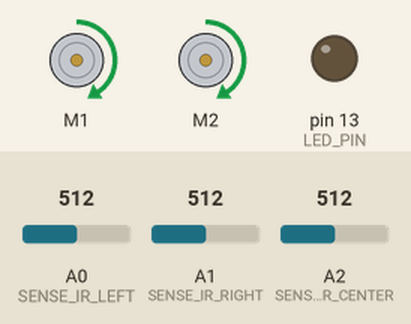
The sketch below on a simulated Arduino Leonardo, built with avr-gcc and run on an emulated ATmega32U4. Parts: 2 × DC motor (green arrow = forward, orange = backward, longer = faster), output pins drawn as LEDs (lit = HIGH). The inputs (shaded band) are chosen by the test bench; at power-on: A0 (SENSE_IR_LEFT) = 512, A1 (SENSE_IR_RIGHT) = 512, A2 (SENSE_IR_CENTER) = 512. What the sketch prints to the serial monitor is not drawn.

Above: at 5.2 s.
5.3 s: A0 (SENSE_IR_LEFT) set to 716
At 6.2 s:
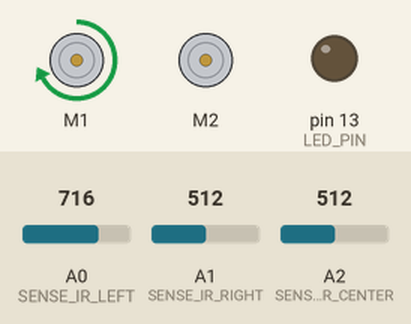
6.8 s: A1 (SENSE_IR_RIGHT) set to 306
At 7.3 s:
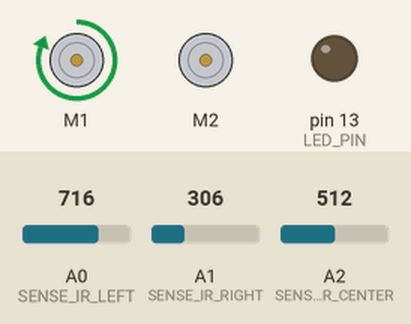
8.3 s: A0 (SENSE_IR_LEFT) set to 122
At 9.5 s:
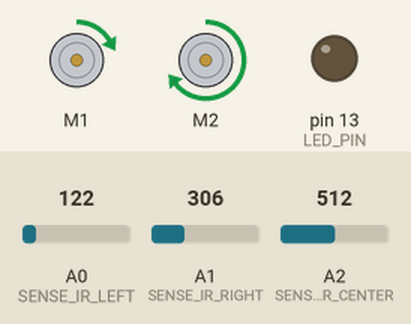
9.8 s: A1 (SENSE_IR_RIGHT) set to 511
At 10.8 s:
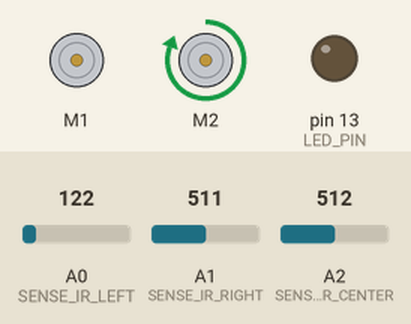
11.3 s: A0 (SENSE_IR_LEFT) set to 306
At 12.0 s:
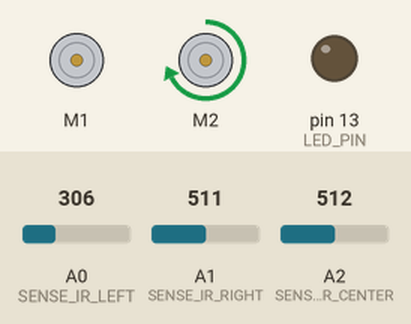
12.8 s: A1 (SENSE_IR_RIGHT) set to 122
At 13.1 s:
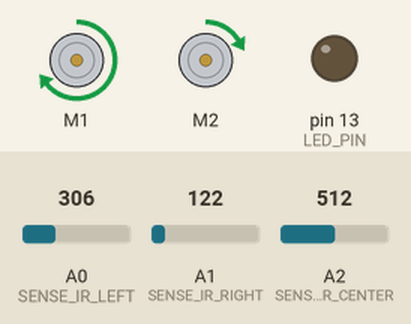
Timing chart, 0 to 15.3 s (numbered marks = the images above; inputs shaded):
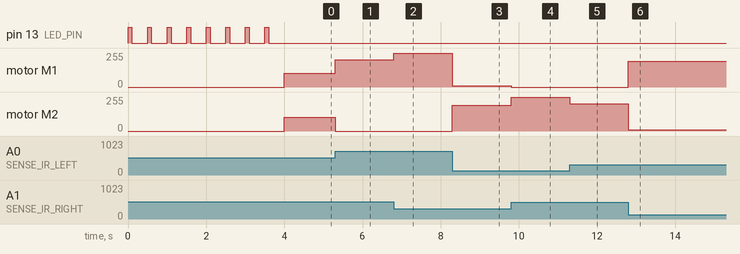

Measured:
- after the input at 5.3 s, motor M1: forward 102/255 → forward 204/255 at once; motor M2: forward 102/255 → stopped at once
- after the input at 6.8 s, motor M1: forward 204/255 → forward 255/255 at once
- after the input at 8.3 s, motor M1: forward 255/255 → forward 10/255 at once; motor M2: stopped → forward 193/255 at once
- after the input at 9.8 s, motor M1: forward 10/255 → stopped at once; motor M2: forward 193/255 → forward 255/255 at once
- after the input at 11.3 s, motor M2: forward 255/255 → forward 206/255 at once
- after the input at 12.8 s, motor M1: stopped → forward 193/255 at once; motor M2: forward 206/255 → forward 10/255 at once

The sketch:

myRobotLine.ino
```cpp
/******************************************************************************
myRobotLine.ino

Robot sketch to follow lines

Michael Margolis 7 July 2012
******************************************************************************/

#include <AFMotor.h>  // adafruit motor shield library
#include "RobotMotor.h"    // 2wd or 4wd motor library

#include "robotDefines.h"  // these were the global defines from myRobot

int speed = MIN_SPEED; // speed in percent when moving along a straight line

/// Setup runs at startup and is used configure pins and init system variables
void setup()
{
  Serial.begin(9600);
  blinkNumber(8); // open port while flashing. Needed for Leonardo only

  lookBegin();  /// added Look tab
  moveBegin();  /// added Move tab
  lineSenseBegin();    // initialize sensors
  Serial.println("Ready");
}

void loop()
{
  int drift = lineSense();
  lineFollow(drift, speed);
}

// function to indicate numbers by flashing the built-in LED
void blinkNumber( byte number) {
   pinMode(LED_PIN, OUTPUT); // enable the LED pin for output
   while(number--) {
     digitalWrite(LED_PIN, HIGH); delay(100);
     digitalWrite(LED_PIN, LOW);  delay(400);
   }
}

/****************************
   Line  Sensor code
****************************/

int damping =  5; //1 is most sensitive, range 1 to 1023)

void lineSenseBegin()
{

}

//returns drift - 0 if over line, minus value if left, plus if right
int lineSense()
{
  int leftVal = analogRead(SENSE_IR_LEFT);
  int centerVal = analogRead(SENSE_IR_CENTER);
  int rightVal = analogRead(SENSE_IR_RIGHT);

  int leftSense = centerVal - leftVal;
  int rightSense = rightVal - centerVal;
  int drift = rightVal - leftVal ;
  return drift;
}

int lineFollow(int drift, int speed)
{
  int leftSpeed   =  constrain(speed - (drift / damping), 0, 100);
  int rightSpeed  =  constrain(speed + (drift / damping), 0, 100);

  motorForward(MOTOR_LEFT, leftSpeed);
  motorForward(MOTOR_RIGHT, rightSpeed);
}
```

IrSensors.ino
```cpp
/****************************
   ir reflectance sensor code
****************************/

const byte NBR_SENSORS = 3;  // this version only has left and right sensors
const byte IR_SENSOR[NBR_SENSORS] = {0, 1, 2}; // analog pins for sensors

int irSensorAmbient[NBR_SENSORS]; // sensor value with no reflection
int irSensorReflect[NBR_SENSORS]; // value considered detecting an object
int irSensorEdge[NBR_SENSORS];    // value considered detecting an edge
boolean isDetected[NBR_SENSORS] = {false,false}; // set true if object detected

const int irReflectThreshold = 10; // % level below ambient to trigger reflection
const int irEdgeThreshold    = 90; // % level above ambient to trigger edge

void irSensorBegin()
{
  for(int sensor = 0; sensor < NBR_SENSORS; sensor++)
     irSensorCalibrate(sensor);
}

// calibrate for ambient light
void irSensorCalibrate(byte sensor)
{
   int ambient = analogRead(IR_SENSOR[sensor]); // get ambient level
  irSensorAmbient[sensor] = ambient;
  // precalculate the levels for object and edge detection
  irSensorReflect[sensor] = (ambient * (long)(100-irReflectThreshold)) / 100;
  irSensorEdge[sensor]    = (ambient * (long)(100+irEdgeThreshold)) / 100;
}

// returns true if an object reflection detected on the given sensor
// the sensor parameter is the index into the sensor array
boolean irSensorDetect(int sensor)
{
  boolean result = false; // default value
  int value = analogRead(IR_SENSOR[sensor]); // get IR light level
  if( value <= irSensorReflect[sensor]) {
       result = true; // object detected (lower value means more reflection)
       if( isDetected[sensor] == false) { // only print on initial detection
         Serial.print(locationString[sensor]);
         Serial.println(" object detected");
       }
   }
   isDetected[sensor] = result;
   return result;
}

boolean irEdgeDetect(int sensor)
{
  boolean result = false; // default value
  int value = analogRead(IR_SENSOR[sensor]); // get IR light level
  if( value >= irSensorEdge[sensor]) {
       result = true; // edge detected (higher value means less reflection)
       if( isDetected[sensor] == false) { // only print on initial detection
         Serial.print(locationString[sensor]);
         Serial.println(" edge detected");
       }
   }
   isDetected[sensor] = result;
   return result;
}
```

Look.ino
```cpp
/**********************
 code to look for obstacles
**********************/

void lookBegin()
{
  irSensorBegin();    // initialize sensors
}

// returns true if the given obstacle is detected
boolean lookForObstacle(int obstacle)
{
  switch(obstacle) {
     case  OBST_FRONT_EDGE: return irEdgeDetect(SENSE_IR_LEFT) && irEdgeDetect(SENSE_IR_RIGHT);
     case  OBST_LEFT_EDGE:  return irEdgeDetect(SENSE_IR_LEFT);
     case  OBST_RIGHT_EDGE: return irEdgeDetect(SENSE_IR_RIGHT);
  }
  return false;
}

// function to check if robot can continue moving when taking evasive action
// returns true if robot is not blocked when moving to avoid obstacles
// this 'placeholder' version always returns true
boolean checkMovement()
{
  return true;
}
```

Move.ino
```cpp
/*************************************
 Drive: mid level movement functions
*************************************/

int moveState = MOV_STOP;   // what robot is doing

int  moveSpeed   = 0;     // move speed stored here (0-100%)
int  speedIncrement = 10; // percent to increase or decrease speed

void moveBegin()
{
   motorBegin(MOTOR_LEFT);
   motorBegin(MOTOR_RIGHT);
   moveStop();
}

void moveLeft()
{
  changeMoveState(MOV_LEFT);
  motorForward(MOTOR_LEFT,  0);
  motorForward(MOTOR_RIGHT, moveSpeed);
}

void moveRight()
{
  changeMoveState(MOV_RIGHT);
  motorForward(MOTOR_LEFT,  moveSpeed);
  motorForward(MOTOR_RIGHT, 0);
}

void moveForward()
{
  changeMoveState(MOV_FORWARD);
  motorForward(MOTOR_LEFT,  moveSpeed);
  motorForward(MOTOR_RIGHT, moveSpeed);
}

void moveBackward()
{
  changeMoveState(MOV_BACK);
  motorReverse(MOTOR_LEFT, moveSpeed);
  motorReverse(MOTOR_RIGHT, moveSpeed);
}

void moveRotate(int angle)
{
  changeMoveState(MOV_ROTATE);
  Serial.print("Rotating ");  Serial.println(angle);
  if(angle < 0)
  {
    Serial.println(" (left)");
    motorReverse(MOTOR_LEFT,  moveSpeed);
    motorForward(MOTOR_RIGHT, moveSpeed);
    angle = -angle;
  }
  else if(angle > 0)
  {
    Serial.println(" (right)");
    motorForward(MOTOR_LEFT,  moveSpeed);
    motorReverse(MOTOR_RIGHT, moveSpeed);
  }
  int ms = rotationAngleToTime(angle, moveSpeed);
  movingDelay(ms);
  moveBrake();
}

void moveStop()
{
  changeMoveState(MOV_STOP);
  motorStop(MOTOR_LEFT);
  motorStop(MOTOR_RIGHT);
}

void moveBrake()
{
  changeMoveState(MOV_STOP);
  motorBrake(MOTOR_LEFT);
  motorBrake(MOTOR_RIGHT);
}

void moveSetSpeed(int speed)
{
  motorSetSpeed(MOTOR_LEFT, speed) ;
  motorSetSpeed(MOTOR_RIGHT, speed) ;
  moveSpeed = speed; // save the value
}

void moveSlower(int decrement)
{
   Serial.print(" Slower: ");
   if( moveSpeed >= speedIncrement + MIN_SPEED)
     moveSpeed -= speedIncrement;
   else moveSpeed = MIN_SPEED;
   moveSetSpeed(moveSpeed);
}


void moveFaster(int increment)
{
  Serial.print(" Faster: ");
  moveSpeed += speedIncrement;
  if(moveSpeed > 100)
     moveSpeed = 100;
  moveSetSpeed(moveSpeed);
}

int moveGetState()
{
 return moveState;
}

/*************************************
 functions to rotate the robot
*************************************/

// return the time in milliseconds to turn the given angle at the given speed
long rotationAngleToTime( int angle, int speed)
{
int fullRotationTime; // time to rotate 360 degrees at given speed

  if(speed < MIN_SPEED)
    return 0; // ignore speeds slower then the first table entry

  angle = abs(angle);

  if(speed >= 100)
    fullRotationTime = rotationTime[NBR_SPEEDS-1]; // the last entry is 100%
  else
 {
    int index = (speed - MIN_SPEED) / SPEED_TABLE_INTERVAL ; // index into speed and time tables
    int t0 =  rotationTime[index];
    int t1 = rotationTime[index+1];    // time of the next higher speed
    fullRotationTime = map(speed,  speedTable[index],  speedTable[index+1], t0, t1);
   // Serial.print("index= ");  Serial.print(index); Serial.print(", t0 = ");  Serial.print(t0);  Serial.print(", t1 = ");  Serial.print(t1);
 }
 // Serial.print(" full rotation time = ");  Serial.println(fullRotationTime);
  long result = map(angle, 0,360, 0, fullRotationTime);
  return result;
}


// rotate the robot from MIN_SPEED to 100% increasing by SPEED_TABLE_INTERVAL
void calibrateRotationRate(int direction, int angle)
{
  Serial.print(locationString[direction]);
  Serial.println(" calibration" );
  for(int speed = MIN_SPEED; speed <= 100; speed += SPEED_TABLE_INTERVAL)
  {

    delay(1000);
    //blinkNumber(speed/10);

    if( direction == DIR_LEFT)
    {    // rotate left
      motorReverse(MOTOR_LEFT,  speed);
      motorForward(MOTOR_RIGHT, speed);
    }
    else if( direction == DIR_RIGHT)
    {    // rotate right
      motorForward(MOTOR_LEFT,  speed);
      motorReverse(MOTOR_RIGHT, speed);
    }
    else
       Serial.println("Invalid direction");


    int time = rotationAngleToTime(angle, speed);

    Serial.print(locationString[direction]);
    Serial.print(": rotate ");
    Serial.print(angle);
    Serial.print(" degrees at speed ");
    Serial.print(speed);
    Serial.print(" for ");
    Serial.print(time);
    Serial.println("ms");
    delay(time);
    motorStop(MOTOR_LEFT);
    motorStop(MOTOR_RIGHT);
    delay(2000); // two second delay between speeds
  }
}

// this is the low level movement state.
// it will differ from the command state when the robot is avoiding obstacles
void changeMoveState(int newState)
{
  if(newState != moveState)
  {
    Serial.print("Changing move state from "); Serial.print( states[moveState]);
    Serial.print(" to "); Serial.println(states[newState]);
    moveState = newState;
  }
}

/************* high level movement functions ****************/

//moves in the given direction at the current speed for the given duration in milliseconds
void timedMove(int direction, int duration)
{
  Serial.print("Timed move ");
  if(direction == MOV_FORWARD) {
    Serial.println("forward");
    moveForward();
  }
  else if(direction == MOV_BACK) {
    Serial.println("back");
    moveBackward();
  }
  else
    Serial.println("?");

  movingDelay(duration);
  moveStop();
}

// check for obstacles while delaying the given duration in ms
void movingDelay(long duration)
{
  long startTime = millis();
  while(millis() - startTime < duration) {
     // function in Look module checks for obstacle in direction of movement
     if(checkMovement() == false) {
        if( moveState != MOV_ROTATE) // rotate is only valid movement
        {
            Serial.println("Stopping in moving Delay()");
            moveBrake();
        }
     }
  }
}
```

robotDefines.h
```cpp
/***** Global Defines ****/

// defines for locations of sensors
const int SENSE_IR_LEFT   = 0;
const int SENSE_IR_RIGHT  = 1;
const int SENSE_IR_CENTER = 2;

// defines for directions
const int DIR_LEFT   = 0;
const int DIR_RIGHT  = 1;
const int DIR_CENTER = 2;

const char* locationString[] = {"Left", "Right", "Center"}; // labels for debug
// see http://arduino.cc/en/Reference/String for more on character string arrays

// obstacles constants
const int OBST_NONE       = 0;  // no obstacle detected
const int OBST_LEFT_EDGE  = 1;  // left edge detected
const int OBST_RIGHT_EDGE = 2;  // right edge detected
const int OBST_FRONT_EDGE = 3;  // edge detect at both left & right sensors

const int LED_PIN = 13;

/// move states:
enum        {MOV_LEFT, MOV_RIGHT, MOV_FORWARD, MOV_BACK, MOV_ROTATE, MOV_STOP};
const char* states[] = {"Left", "Right", "Forward", "Back", "Rotate", "Stop"};

/**** End of Global Defines ****************/
```
